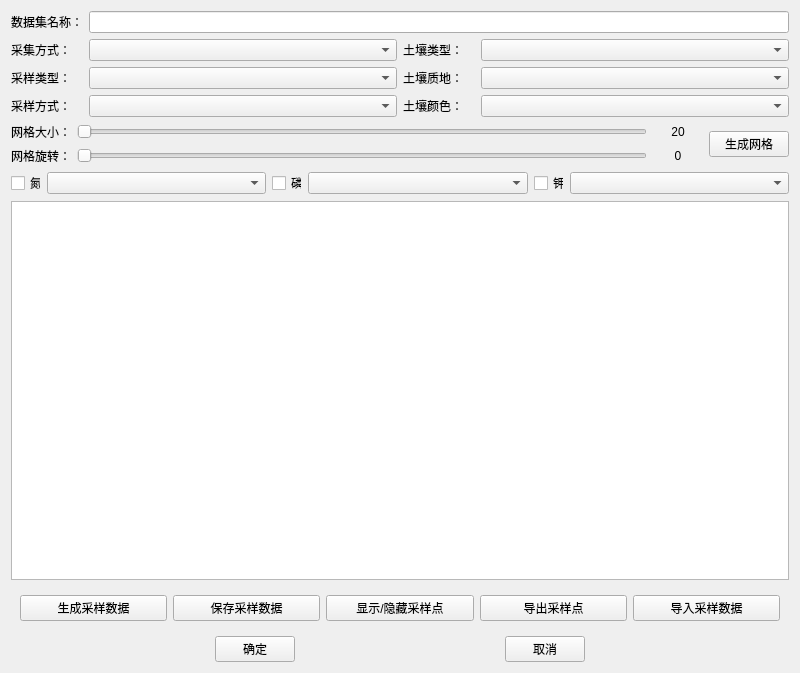
<?xml version="1.0" encoding="UTF-8"?>
<ui version="4.0">
 <class>AgriSoilTestingDataSetDialog</class>
 <widget class="QWidget" name="AgriSoilTestingDataSetDialog">
  <property name="geometry">
   <rect>
    <x>0</x>
    <y>0</y>
    <width>800</width>
    <height>673</height>
   </rect>
  </property>
  <property name="minimumSize">
   <size>
    <width>800</width>
    <height>600</height>
   </size>
  </property>
  <property name="windowTitle">
   <string>Form</string>
  </property>
  <layout class="QVBoxLayout" name="verticalLayout">
   <item>
    <layout class="QHBoxLayout" name="horizontalLayout_5">
     <item>
      <widget class="QLabel" name="label">
       <property name="text">
        <string>数据集名称：</string>
       </property>
      </widget>
     </item>
     <item>
      <widget class="QLineEdit" name="dataset_name"/>
     </item>
    </layout>
   </item>
   <item>
    <layout class="QGridLayout" name="gridLayout">
     <item row="1" column="3">
      <widget class="QLabel" name="label_4">
       <property name="maximumSize">
        <size>
         <width>72</width>
         <height>16777215</height>
        </size>
       </property>
       <property name="text">
        <string>土壤类型：</string>
       </property>
      </widget>
     </item>
     <item row="1" column="4">
      <widget class="QComboBox" name="comboBox_soil_type"/>
     </item>
     <item row="5" column="0">
      <widget class="QLabel" name="label_8">
       <property name="maximumSize">
        <size>
         <width>72</width>
         <height>16777215</height>
        </size>
       </property>
       <property name="text">
        <string>采样方式：</string>
       </property>
      </widget>
     </item>
     <item row="2" column="4">
      <widget class="QComboBox" name="comboBox_soil_texture"/>
     </item>
     <item row="5" column="2">
      <widget class="QComboBox" name="comboBox_sample_mode"/>
     </item>
     <item row="2" column="3">
      <widget class="QLabel" name="label_6">
       <property name="text">
        <string>土壤质地：</string>
       </property>
      </widget>
     </item>
     <item row="2" column="0">
      <widget class="QLabel" name="label_2">
       <property name="text">
        <string>采样类型：</string>
       </property>
      </widget>
     </item>
     <item row="1" column="2">
      <widget class="QComboBox" name="comboBox_collect_type"/>
     </item>
     <item row="5" column="3">
      <widget class="QLabel" name="label_5">
       <property name="text">
        <string>土壤颜色：</string>
       </property>
      </widget>
     </item>
     <item row="2" column="2">
      <widget class="QComboBox" name="comboBox_sample_type"/>
     </item>
     <item row="1" column="0">
      <widget class="QLabel" name="label_3">
       <property name="maximumSize">
        <size>
         <width>72</width>
         <height>16777215</height>
        </size>
       </property>
       <property name="text">
        <string>采集方式：</string>
       </property>
      </widget>
     </item>
     <item row="5" column="4">
      <widget class="QComboBox" name="comboBox_soil_color"/>
     </item>
    </layout>
   </item>
   <item>
    <layout class="QHBoxLayout" name="horizontalLayout_2">
     <item>
      <layout class="QGridLayout" name="gridLayout_2">
       <item row="0" column="0">
        <widget class="QLabel" name="label_9">
         <property name="text">
          <string>网格大小：</string>
         </property>
        </widget>
       </item>
       <item row="1" column="0">
        <widget class="QLabel" name="label_10">
         <property name="text">
          <string>网格旋转：</string>
         </property>
        </widget>
       </item>
       <item row="0" column="1">
        <widget class="QSlider" name="silder_grid_size">
         <property name="orientation">
          <enum>Qt::Horizontal</enum>
         </property>
        </widget>
       </item>
       <item row="1" column="1">
        <widget class="QSlider" name="silder_grid_rotation">
         <property name="orientation">
          <enum>Qt::Horizontal</enum>
         </property>
        </widget>
       </item>
       <item row="0" column="2">
        <widget class="QLabel" name="grid_size">
         <property name="sizePolicy">
          <sizepolicy hsizetype="Preferred" vsizetype="Preferred">
           <horstretch>0</horstretch>
           <verstretch>0</verstretch>
          </sizepolicy>
         </property>
         <property name="minimumSize">
          <size>
           <width>50</width>
           <height>0</height>
          </size>
         </property>
         <property name="text">
          <string>20</string>
         </property>
         <property name="alignment">
          <set>Qt::AlignCenter</set>
         </property>
        </widget>
       </item>
       <item row="1" column="2">
        <widget class="QLabel" name="grid_rotation">
         <property name="minimumSize">
          <size>
           <width>50</width>
           <height>0</height>
          </size>
         </property>
         <property name="text">
          <string>0</string>
         </property>
         <property name="alignment">
          <set>Qt::AlignCenter</set>
         </property>
        </widget>
       </item>
      </layout>
     </item>
     <item>
      <widget class="QPushButton" name="btn_generate_grid">
       <property name="text">
        <string>生成网格</string>
       </property>
      </widget>
     </item>
    </layout>
   </item>
   <item>
    <layout class="QVBoxLayout" name="verticalLayout_2">
     <item>
      <widget class="QWidget" name="check_widget" native="true">
       <layout class="QHBoxLayout" name="horizontalLayout_6">
        <property name="spacing">
         <number>6</number>
        </property>
        <property name="leftMargin">
         <number>0</number>
        </property>
        <property name="topMargin">
         <number>0</number>
        </property>
        <property name="rightMargin">
         <number>0</number>
        </property>
        <property name="bottomMargin">
         <number>0</number>
        </property>
        <item>
         <widget class="QCheckBox" name="checkBox_N">
          <property name="maximumSize">
           <size>
            <width>30</width>
            <height>16777215</height>
           </size>
          </property>
          <property name="text">
           <string>氮</string>
          </property>
         </widget>
        </item>
        <item>
         <widget class="QComboBox" name="comboBox_N_type"/>
        </item>
        <item>
         <widget class="QCheckBox" name="checkBox_P">
          <property name="maximumSize">
           <size>
            <width>30</width>
            <height>16777215</height>
           </size>
          </property>
          <property name="text">
           <string>磷</string>
          </property>
         </widget>
        </item>
        <item>
         <widget class="QComboBox" name="comboBox_P_type"/>
        </item>
        <item>
         <widget class="QCheckBox" name="checkBox_K">
          <property name="maximumSize">
           <size>
            <width>30</width>
            <height>16777215</height>
           </size>
          </property>
          <property name="text">
           <string>钾</string>
          </property>
         </widget>
        </item>
        <item>
         <widget class="QComboBox" name="comboBox_K_type"/>
        </item>
       </layout>
      </widget>
     </item>
    </layout>
   </item>
   <item>
    <layout class="QVBoxLayout" name="verticalLayout_3">
     <item>
      <widget class="QTableWidget" name="tableWidget"/>
     </item>
    </layout>
   </item>
   <item>
    <widget class="QWidget" name="ptn_group" native="true">
     <property name="minimumSize">
      <size>
       <width>0</width>
       <height>10</height>
      </size>
     </property>
     <layout class="QHBoxLayout" name="horizontalLayout_4">
      <item>
       <widget class="QPushButton" name="ptn_generate_samples">
        <property name="text">
         <string>生成采样数据</string>
        </property>
       </widget>
      </item>
      <item>
       <widget class="QPushButton" name="ptn_save_samples">
        <property name="text">
         <string>保存采样数据</string>
        </property>
       </widget>
      </item>
      <item>
       <widget class="QPushButton" name="ptn_show_samples">
        <property name="text">
         <string>显示/隐藏采样点</string>
        </property>
       </widget>
      </item>
      <item>
       <widget class="QPushButton" name="ptn_export_points">
        <property name="text">
         <string>导出采样点</string>
        </property>
       </widget>
      </item>
      <item>
       <widget class="QPushButton" name="ptn_import_samples">
        <property name="text">
         <string>导入采样数据</string>
        </property>
       </widget>
      </item>
     </layout>
    </widget>
   </item>
   <item>
    <layout class="QHBoxLayout" name="horizontalLayout">
     <item>
      <spacer name="horizontalSpacer">
       <property name="orientation">
        <enum>Qt::Horizontal</enum>
       </property>
       <property name="sizeHint" stdset="0">
        <size>
         <width>40</width>
         <height>20</height>
        </size>
       </property>
      </spacer>
     </item>
     <item>
      <widget class="QPushButton" name="btnOK">
       <property name="text">
        <string>确定</string>
       </property>
      </widget>
     </item>
     <item>
      <spacer name="horizontalSpacer_2">
       <property name="orientation">
        <enum>Qt::Horizontal</enum>
       </property>
       <property name="sizeHint" stdset="0">
        <size>
         <width>40</width>
         <height>20</height>
        </size>
       </property>
      </spacer>
     </item>
     <item>
      <widget class="QPushButton" name="btnCancel">
       <property name="text">
        <string>取消</string>
       </property>
      </widget>
     </item>
     <item>
      <spacer name="horizontalSpacer_3">
       <property name="orientation">
        <enum>Qt::Horizontal</enum>
       </property>
       <property name="sizeHint" stdset="0">
        <size>
         <width>40</width>
         <height>20</height>
        </size>
       </property>
      </spacer>
     </item>
    </layout>
   </item>
  </layout>
 </widget>
 <resources/>
 <connections/>
</ui>
